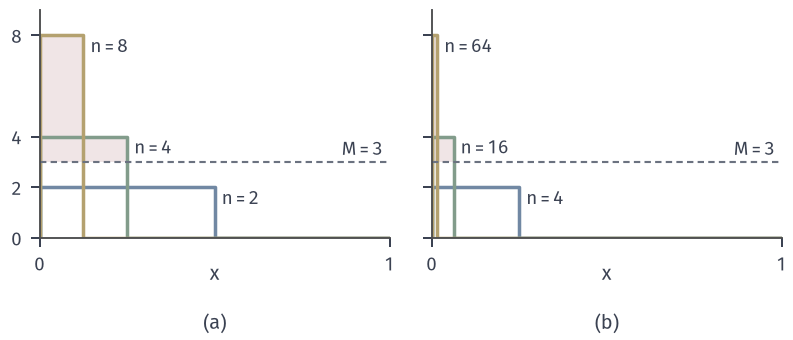

Recreate this plot in Python.
from pathlib import Path
import sys
ROOT = next(p for p in Path(__file__).resolve().parents if (p/"build.sh").is_file() and (p/"tex/book.tex").is_file())
sys.path.insert(0, str(ROOT/"figures/00-shared/mathematical-preliminaries-upper/00-shared/comprehension-figures"))
from support import figure, save, BLUE, GREEN, YELLOW, RED, PURPLE, INK, MUTED, GRID, BLUE_FILL, GREEN_FILL, YELLOW_FILL, RED_FILL, PURPLE_FILL
import numpy as np

def panel_labels(fig, axes, y=.02):
    for ax, s in zip(axes, "(a) (b) (c)".split()):
        q = ax.get_position(); fig.text((q.x0+q.x1)/2, y, s, ha="center", va="bottom")

# Spikes n*1_(0,1/n) and sqrt(n)*1_(0,1/n), threshold M=3.
fig, axes = figure(width_mm=112, height_mm=48, ncols=2, sharey=True)
fig.set_layout_engine(None)
fig.subplots_adjust(left=.05, right=.985, top=.97, bottom=.3, wspace=.12)
def draw(ax, data):
    for a, w, c, lab in data:
        if a > 3: ax.fill_between([0, w], 3, a, color=RED_FILL, lw=0)
    for a, w, c, lab in data:
        ax.plot([0, 0, w, w, 1], [0, a, a, 0, 0], color=c, lw=1.4)
        ax.text(w+.02, a-.1, lab, ha='left', va='top', fontsize=7.5)
    ax.plot([0, 1], [3, 3], color=MUTED, lw=.85, ls=(0, (3, 2)))
    ax.text(.98, 3.1, '$M=3$', ha='right', va='bottom', fontsize=7.5)
    ax.set_xlim(0, 1); ax.set_ylim(0, 9); ax.set_xticks([0, 1]); ax.set_yticks([0, 2, 4, 8]); ax.set_xlabel('$x$', labelpad=-4)
draw(axes[0], [(2, .5, BLUE, '$n=2$'), (4, .25, GREEN, '$n=4$'), (8, .125, YELLOW, '$n=8$')])
draw(axes[1], [(2, .25, BLUE, '$n=4$'), (4, .0625, GREEN, '$n=16$'), (8, 1/64, YELLOW, '$n=64$')])
panel_labels(fig, axes)
save(fig, Path(__file__).resolve().parent, 'figure', {'formula': 'n 1_(0,1/n) n=2,4,8; sqrt(n) 1_(0,1/n) n=4,16,64; M=3'})
